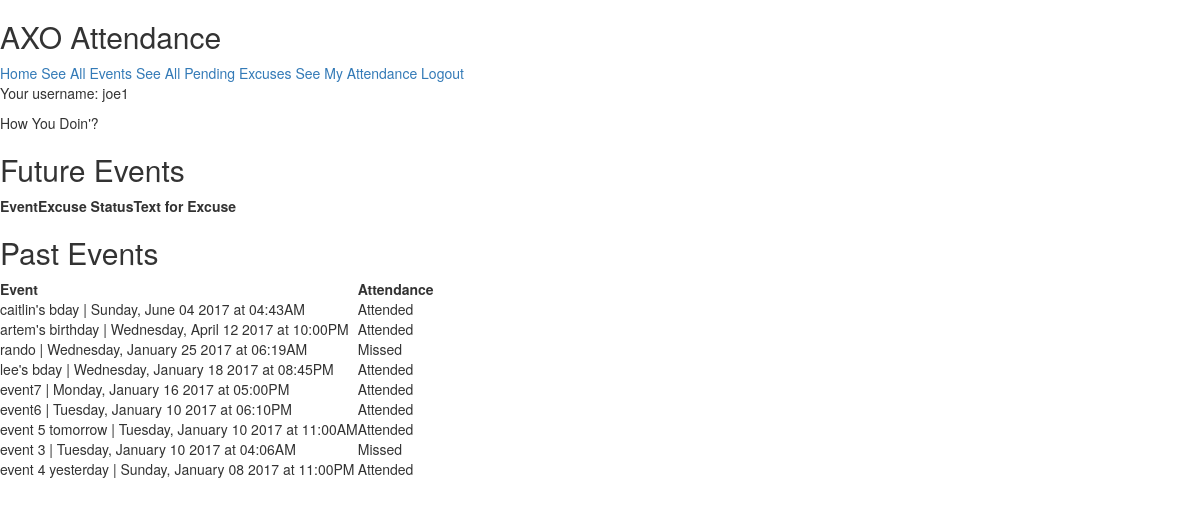
Screenshot of /attendance/sister/ (signed in) with the database file from the repository.
### attendance/models.py (models this page shows)
@python_2_unicode_compatible
class Event(models.Model):
  VALUE_OF_EXCUSED_ABSENCE = .75
  name = models.CharField(max_length=200)
  date = models.DateTimeField()
  is_mandatory = models.BooleanField(default=False)
  is_activated = models.BooleanField(default=False)
  required_sisters = models.ManyToManyField(Sister, blank=True, related_name='sisters_required')
  sisters_attended = models.ManyToManyField(Sister, blank=True, related_name='Attendees')
  sisters_excused = models.ManyToManyField(Sister, blank=True, related_name='sisters_excused')
  points = models.IntegerField(default=10)
  def __str__(self):
    formatted_date = self.date.strftime("%A, %B %d %Y at %I:%M%p")
    return self.name + " | " + formatted_date

### attendance/views.py (the view, shortened to what this page needs)
@login_required
def personal_record(request):
  sister = get_sister(request)
  time_threshold = timezone.now()
  past_events = Event.objects.filter(date__lte=time_threshold).order_by('-date')
  future_events = Event.objects.filter(date__gt=time_threshold).order_by('-date')
  future_events_and_excuses = []
  context = {
    'sister': sister,
    'past_events': past_events,
    'future_events_and_excuses': future_events_and_excuses,
  }
  return render(request, 'attendance/personal_record.html', context)

### attendance/views.py (called while the page is built)
def get_context(request):
  context = {}
  context['user'] = request.user
  if request.user.is_authenticated():
    try:
      context['sister'] = Sister.objects.get(user=request.user)
    except:
      pass
  return context

def get_sister(request):
  context = get_context(request)
  if context['sister']:
    return context['sister']
  else:
    return None

### attendance/templates/attendance/personal_record.html (shortened to what this page needs)
{% extends "attendance/base.html" %}
{% block content %}
<p> How You Doin'? </p>
<h2> Future Events </h2>
<table>
  <tr>
    <th> Event </th>
    <th> Excuse Status </th>
    <th> Text for Excuse </th>
  </tr>
</table>
<h2> Past Events </h2>
<table>
  <tr>
    <th> Event </th>
    <th> Attendance </th>
  </tr>
{% for event in past_events %}
  <tr>
    <td> {{ event }} </td>
    {% if sister in event.sisters_attended.all %}
      <td> Attended </td>
    {% elif sister in event.sisters_excused.all %}
      <td> Excused </td>
    {% else %}
      <td> Missed </td>
    {% endif %}
  </tr>
{% endfor %}
</table>
{% endblock content %}

### attendance/templates/attendance/base.html (shortened to what this page needs)
<!doctype html>
<head>
  <link rel="stylesheet" href="http://maxcdn.bootstrapcdn.com/bootstrap/3.3.6/css/bootstrap.min.css">
</head>
<body>
  <div id="container">
    <h2> AXO Attendance </h2>
    <div id="navigation">
      <a href="{% url 'attendance:index' %}"> Home </a>
      <a href="{% url 'attendance:events' %}"> See All Events </a>
      {% if user.is_authenticated %}
        <a href="{% url 'attendance:excuse_pending' %}"> See All Pending Excuses </a>
        <a href="{% url 'attendance:personal_record' %}"> See My Attendance </a>
        <a href="{% url 'attendance:logout' %}"> Logout </a>
        <p> Your username: {{ user.username }} </p>
      {% else %}
        <a href="{% url 'attendance:login' %}"> Login </a>
      {% endif %}
    </div>
    {% block content %}
    {% endblock %}
  </div>
</body>

### rows the page displays
Event: date+name "caitlin's bday | Sunday, June 04 2017 at 04:43AM", shows "Attended"
Event: date+name "artem's birthday | Wednesday, April 12 2017 at 10:00PM", shows "Attended"
Event: date+name "rando | Wednesday, January 25 2017 at 06:19AM", shows "Missed"
Event: date+name "lee's bday | Wednesday, January 18 2017 at 08:45PM", shows "Attended"
Event: date+name "event7 | Monday, January 16 2017 at 05:00PM", shows "Attended"
Event: date+name "event6 | Tuesday, January 10 2017 at 06:10PM", shows "Attended"
Event: date+name "event 5 tomorrow | Tuesday, January 10 2017 at 11:00AM", shows "Attended"
Event: date+name "event 3 | Tuesday, January 10 2017 at 04:06AM", shows "Missed"
Event: date+name "event 4 yesterday | Sunday, January 08 2017 at 11:00PM", shows "Attended"

### other values shown
{{ user.username }} "joe1"
